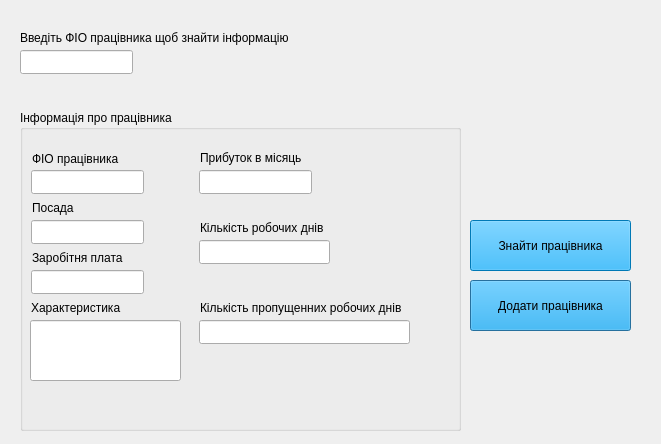
<?xml version="1.0" encoding="UTF-8"?>
<ui version="4.0">
 <class>adminmainwindow</class>
 <widget class="QDialog" name="adminmainwindow">
  <property name="geometry">
   <rect>
    <x>0</x>
    <y>0</y>
    <width>661</width>
    <height>444</height>
   </rect>
  </property>
  <property name="sizePolicy">
   <sizepolicy hsizetype="Fixed" vsizetype="Fixed">
    <horstretch>0</horstretch>
    <verstretch>0</verstretch>
   </sizepolicy>
  </property>
  <property name="minimumSize">
   <size>
    <width>661</width>
    <height>444</height>
   </size>
  </property>
  <property name="maximumSize">
   <size>
    <width>661</width>
    <height>444</height>
   </size>
  </property>
  <property name="windowTitle">
   <string>Dialog</string>
  </property>
  <property name="styleSheet">
   <string notr="true"/>
  </property>
  <widget class="QLineEdit" name="lineEdit_8">
   <property name="geometry">
    <rect>
     <x>20</x>
     <y>50</y>
     <width>113</width>
     <height>24</height>
    </rect>
   </property>
  </widget>
  <widget class="QPushButton" name="pushButton">
   <property name="geometry">
    <rect>
     <x>470</x>
     <y>280</y>
     <width>161</width>
     <height>51</height>
    </rect>
   </property>
   <property name="styleSheet">
    <string notr="true">font: 9pt &quot;Segoe Script&quot;;
background-color: rgb(0, 170, 255);</string>
   </property>
   <property name="text">
    <string>Додати працівника</string>
   </property>
  </widget>
  <widget class="QPushButton" name="pushButton_2">
   <property name="geometry">
    <rect>
     <x>470</x>
     <y>220</y>
     <width>161</width>
     <height>51</height>
    </rect>
   </property>
   <property name="styleSheet">
    <string notr="true">font: 9pt &quot;Segoe Script&quot;;
background-color: rgb(0, 170, 255);</string>
   </property>
   <property name="text">
    <string>Знайти працівника</string>
   </property>
  </widget>
  <widget class="QGroupBox" name="groupBox">
   <property name="geometry">
    <rect>
     <x>20</x>
     <y>110</y>
     <width>441</width>
     <height>321</height>
    </rect>
   </property>
   <property name="styleSheet">
    <string notr="true">font: 9pt &quot;Segoe Script&quot;;</string>
   </property>
   <property name="title">
    <string>Інформація про працівника</string>
   </property>
   <widget class="QLineEdit" name="lineEdit_4">
    <property name="geometry">
     <rect>
      <x>10</x>
      <y>210</y>
      <width>151</width>
      <height>61</height>
     </rect>
    </property>
    <property name="readOnly">
     <bool>true</bool>
    </property>
   </widget>
   <widget class="QLabel" name="label">
    <property name="geometry">
     <rect>
      <x>12</x>
      <y>41</y>
      <width>111</width>
      <height>16</height>
     </rect>
    </property>
    <property name="text">
     <string>ФІО працівника</string>
    </property>
   </widget>
   <widget class="QLabel" name="label_3">
    <property name="geometry">
     <rect>
      <x>12</x>
      <y>140</y>
      <width>141</width>
      <height>16</height>
     </rect>
    </property>
    <property name="text">
     <string>Заробітня плата</string>
    </property>
   </widget>
   <widget class="QLineEdit" name="lineEdit">
    <property name="geometry">
     <rect>
      <x>11</x>
      <y>60</y>
      <width>113</width>
      <height>24</height>
     </rect>
    </property>
    <property name="text">
     <string/>
    </property>
    <property name="readOnly">
     <bool>true</bool>
    </property>
   </widget>
   <widget class="QLabel" name="label_2">
    <property name="geometry">
     <rect>
      <x>12</x>
      <y>90</y>
      <width>49</width>
      <height>16</height>
     </rect>
    </property>
    <property name="text">
     <string>Посада</string>
    </property>
   </widget>
   <widget class="QLineEdit" name="lineEdit_3">
    <property name="geometry">
     <rect>
      <x>11</x>
      <y>160</y>
      <width>113</width>
      <height>24</height>
     </rect>
    </property>
    <property name="readOnly">
     <bool>true</bool>
    </property>
   </widget>
   <widget class="QLineEdit" name="lineEdit_2">
    <property name="geometry">
     <rect>
      <x>11</x>
      <y>110</y>
      <width>113</width>
      <height>24</height>
     </rect>
    </property>
    <property name="readOnly">
     <bool>true</bool>
    </property>
   </widget>
   <widget class="QLabel" name="label_4">
    <property name="geometry">
     <rect>
      <x>11</x>
      <y>190</y>
      <width>111</width>
      <height>16</height>
     </rect>
    </property>
    <property name="text">
     <string>Характеристика</string>
    </property>
   </widget>
   <widget class="QLabel" name="label_6">
    <property name="geometry">
     <rect>
      <x>180</x>
      <y>40</y>
      <width>111</width>
      <height>16</height>
     </rect>
    </property>
    <property name="text">
     <string>Прибуток в місяць</string>
    </property>
   </widget>
   <widget class="QLabel" name="label_7">
    <property name="geometry">
     <rect>
      <x>180</x>
      <y>110</y>
      <width>161</width>
      <height>16</height>
     </rect>
    </property>
    <property name="text">
     <string>Кількість робочих днів</string>
    </property>
   </widget>
   <widget class="QLineEdit" name="lineEdit_7">
    <property name="geometry">
     <rect>
      <x>179</x>
      <y>210</y>
      <width>211</width>
      <height>24</height>
     </rect>
    </property>
    <property name="readOnly">
     <bool>true</bool>
    </property>
   </widget>
   <widget class="QLineEdit" name="lineEdit_5">
    <property name="geometry">
     <rect>
      <x>179</x>
      <y>60</y>
      <width>113</width>
      <height>24</height>
     </rect>
    </property>
    <property name="readOnly">
     <bool>true</bool>
    </property>
   </widget>
   <widget class="QLineEdit" name="lineEdit_6">
    <property name="geometry">
     <rect>
      <x>179</x>
      <y>130</y>
      <width>131</width>
      <height>24</height>
     </rect>
    </property>
    <property name="readOnly">
     <bool>true</bool>
    </property>
   </widget>
   <widget class="QLabel" name="label_8">
    <property name="geometry">
     <rect>
      <x>180</x>
      <y>190</y>
      <width>281</width>
      <height>16</height>
     </rect>
    </property>
    <property name="text">
     <string>Кількість пропущенних робочих днів</string>
    </property>
   </widget>
  </widget>
  <widget class="QLabel" name="label_5">
   <property name="geometry">
    <rect>
     <x>20</x>
     <y>30</y>
     <width>351</width>
     <height>16</height>
    </rect>
   </property>
   <property name="styleSheet">
    <string notr="true">font: 9pt &quot;Segoe Script&quot;;</string>
   </property>
   <property name="text">
    <string>Введіть ФІО працівника щоб знайти інформацію</string>
   </property>
  </widget>
 </widget>
 <resources/>
 <connections/>
</ui>
